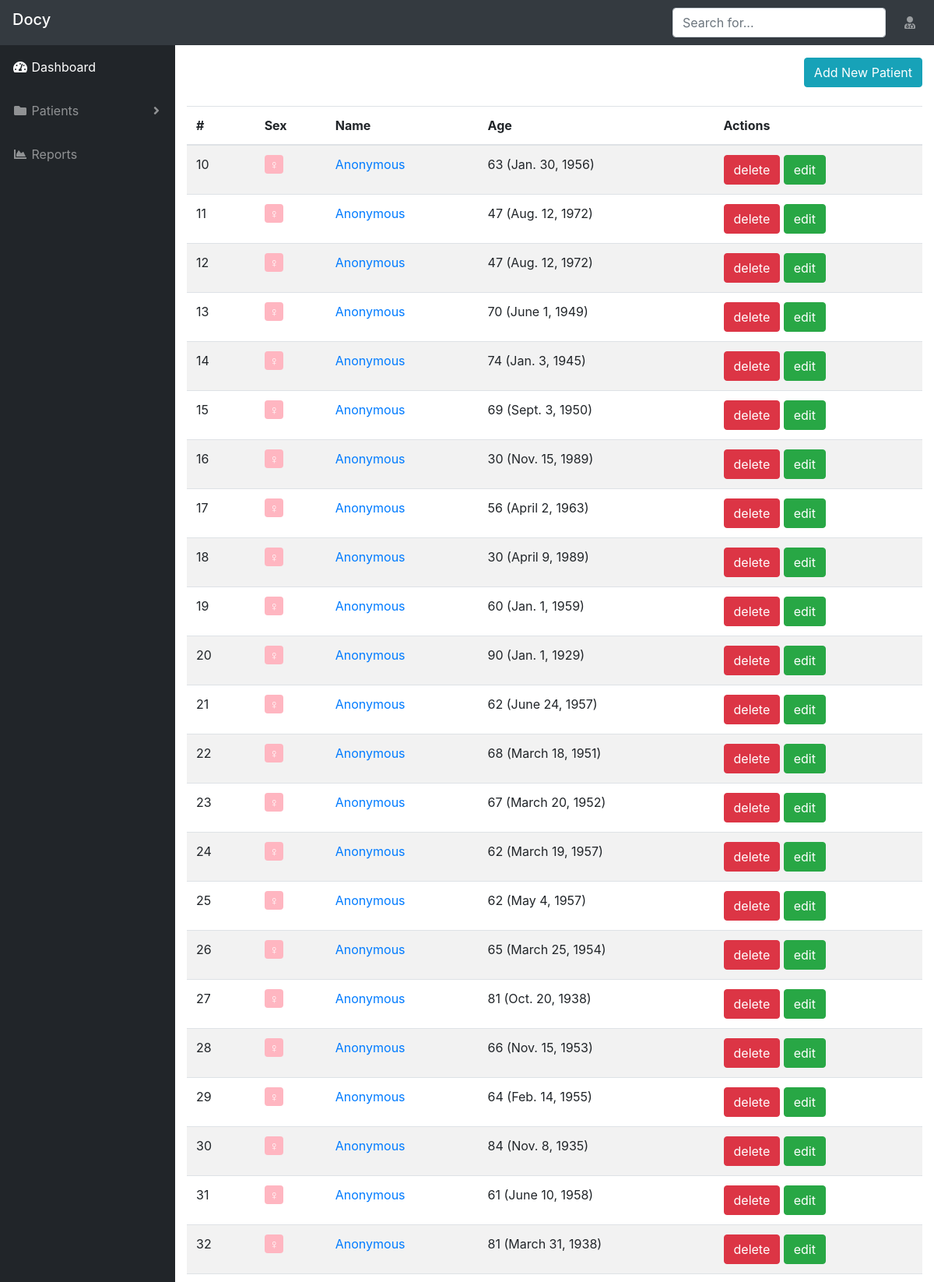
/scan/patients/ (signed in, upper part), run on the app's committed database.
### scan/models.py (models this page shows, shortened)
class Patient(models.Model):
    GENDER_CHOICES = (
        ('Male', 'Male'),
        ('Female', 'Female'),
        )
    pid = models.AutoField(primary_key=True)
    name_validator = RegexValidator(regex=r'^[a-zA-Z ]+$', message='Only letters and spaces are allowed.')
    first_name = models.CharField(max_length=20, validators=[name_validator])
    last_name = models.CharField(max_length=20, validators=[name_validator])
    birth_date = models.DateField(validators=[MinValueValidator(datetime.date(1900, 1, 1)), MaxValueValidator(datetime.date.today())])
    gender = models.CharField(max_length=6,choices=GENDER_CHOICES)
    Chemo = models.BooleanField(null=True,blank=True)
    Last_Chemo = models.DateField(null=True,blank=True)
    smoker = models.BooleanField(null=True,blank=True)
    Packs_yearly = models.FloatField(null=True,blank=True)
    diabetes = models.BooleanField(null=True,blank=True)
    insulin = models.BooleanField(null=True,blank=True)
    weight = models.FloatField(null=True,blank=True, validators=[MinValueValidator(0), MaxValueValidator(500)])
    def age(self):
        return datetime.date.today().year - self.birth_date.year

### scan/views.py (the view)
# urls.py: path('patients/', views.patient_list, name='patients'),
@login_required(login_url='login:login')
def patient_list(request: HttpRequest):
    if 'Search' in request.GET:
        search = request.GET.get('Search')
        patients: Sequence[Patient] = Patient.objects.filter(
            Q(first_name__icontains=search) | Q(last_name__icontains=search))
    else:
        patients: Sequence[Patient] = Patient.objects.all()
    return render(request, 'patient/list.html', {
        'patients': patients
    })

### scan/templatetags/patient_filters.py (called while the page is built)
@register.filter(name='docyname')
def docyname(patient: Patient):
    if not patient.first_name and not patient.last_name:
        return 'Anonymous'
    return patient.first_name + ' ' + patient.last_name

@register.filter(name='docygender')
def docygender(patient: Patient):
    if patient.gender == Patient.GENDER_CHOICES[0][0]:
        return mark_safe('<span class="badge bg-babyblue">♂</span>')
    else:
        return mark_safe('<span class="badge bg-babypink">♀</span>')

### scan/templates/patient/list.html
{% extends "base.html" %}
{% load patient_filters %}
{% load i18n %}
{% block content %}
<div class="text-right">
  <a href="/scan/add/" class="btn btn-info">Add New Patient</a>
</div>
<br>
  <table class="table table-condensed table-hover table-striped">
    <thead>
      <tr>
        <th>#</th>
        <th>Sex</th>
        <th>Name</th>
        <th>Age</th>
        <th>Actions</th>
      </tr>
    </thead>
    <tbody>
      {% for patient in patients %}
        <tr>
          <td>{{ patient.pid }}</td>
          <td>{{ patient|docygender }}</td>
          <td><a href="/scan/view/{{ patient.pid }}">{{ patient|docyname }}</a></td>
          <td>{{ patient.age }} ({{ patient.birth_date }})</td>
          <td>
            <a href="/scan/delete/{{ patient.pid }}" class="btn btn-danger">delete</a>
            <a href="/scan/edit/{{ patient.pid }}" class="btn btn-success">edit</a>
          </td>
        </tr>
      {% endfor %}
    </tbody>
  </table>
{% endblock %}

### static/css/style.css (style rules this page uses)
.bg-babypink { background-color: #FFB6C1; color: white; font-size: 16px }

### data on the page
Patient: pid "10", gender "♀", first_name+last_name "Anonymous", age "63", birth_date "Jan. 30, 1956"
Patient: pid "11", gender "♀", first_name+last_name "Anonymous", age "47", birth_date "Aug. 12, 1972"
Patient: pid "12", gender "♀", first_name+last_name "Anonymous", age "47", birth_date "Aug. 12, 1972"
Patient: pid "13", gender "♀", first_name+last_name "Anonymous", age "70", birth_date "June 1, 1949"
Patient: pid "14", gender "♀", first_name+last_name "Anonymous", age "74", birth_date "Jan. 3, 1945"
Patient: pid "15", gender "♀", first_name+last_name "Anonymous", age "69", birth_date "Sept. 3, 1950"
Patient: pid "16", gender "♀", first_name+last_name "Anonymous", age "30", birth_date "Nov. 15, 1989"
Patient: pid "17", gender "♀", first_name+last_name "Anonymous", age "56", birth_date "April 2, 1963"
Patient: pid "18", gender "♀", first_name+last_name "Anonymous", age "30", birth_date "April 9, 1989"
Patient: pid "19", gender "♀", first_name+last_name "Anonymous", age "60", birth_date "Jan. 1, 1959"
Patient: pid "20", gender "♀", first_name+last_name "Anonymous", age "90", birth_date "Jan. 1, 1929"
Patient: pid "21", gender "♀", first_name+last_name "Anonymous", age "62", birth_date "June 24, 1957"
Patient: pid "22", gender "♀", first_name+last_name "Anonymous", age "68", birth_date "March 18, 1951"
Patient: pid "23", gender "♀", first_name+last_name "Anonymous", age "67", birth_date "March 20, 1952"
Patient: pid "24", gender "♀", first_name+last_name "Anonymous", age "62", birth_date "March 19, 1957"
Patient: pid "25", gender "♀", first_name+last_name "Anonymous", age "62", birth_date "May 4, 1957"
Patient: pid "26", gender "♀", first_name+last_name "Anonymous", age "65", birth_date "March 25, 1954"
Patient: pid "27", gender "♀", first_name+last_name "Anonymous", age "81", birth_date "Oct. 20, 1938"
Patient: pid "28", gender "♀", first_name+last_name "Anonymous", age "66", birth_date "Nov. 15, 1953"
Patient: pid "29", gender "♀", first_name+last_name "Anonymous", age "64", birth_date "Feb. 14, 1955"
Patient: pid "30", gender "♀", first_name+last_name "Anonymous", age "84", birth_date "Nov. 8, 1935"
Patient: pid "31", gender "♀", first_name+last_name "Anonymous", age "61", birth_date "June 10, 1958"
Patient: pid "32", gender "♀", first_name+last_name "Anonymous", age "81", birth_date "March 31, 1938"
